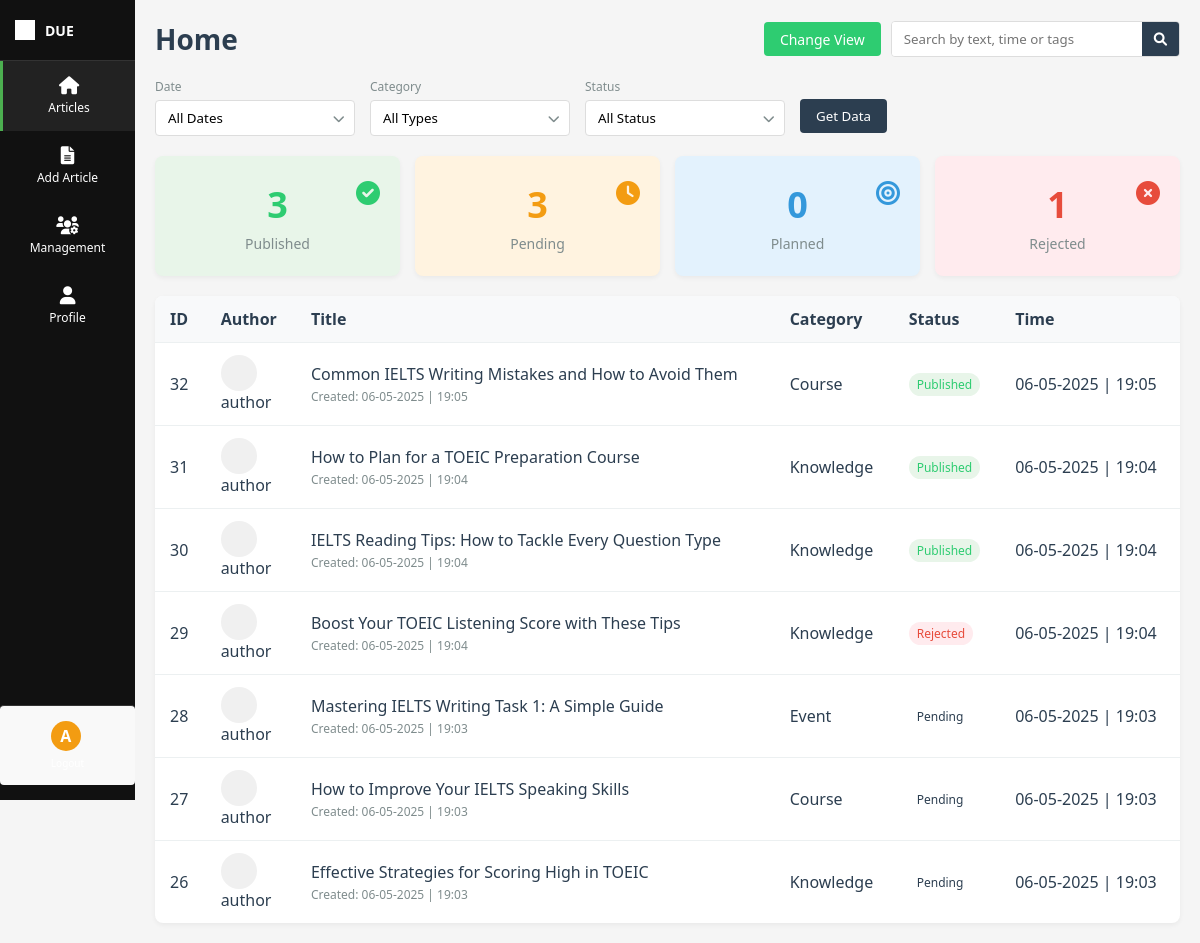
/admin-dashboard/ (signed in), run on an earlier commit of the app's database.
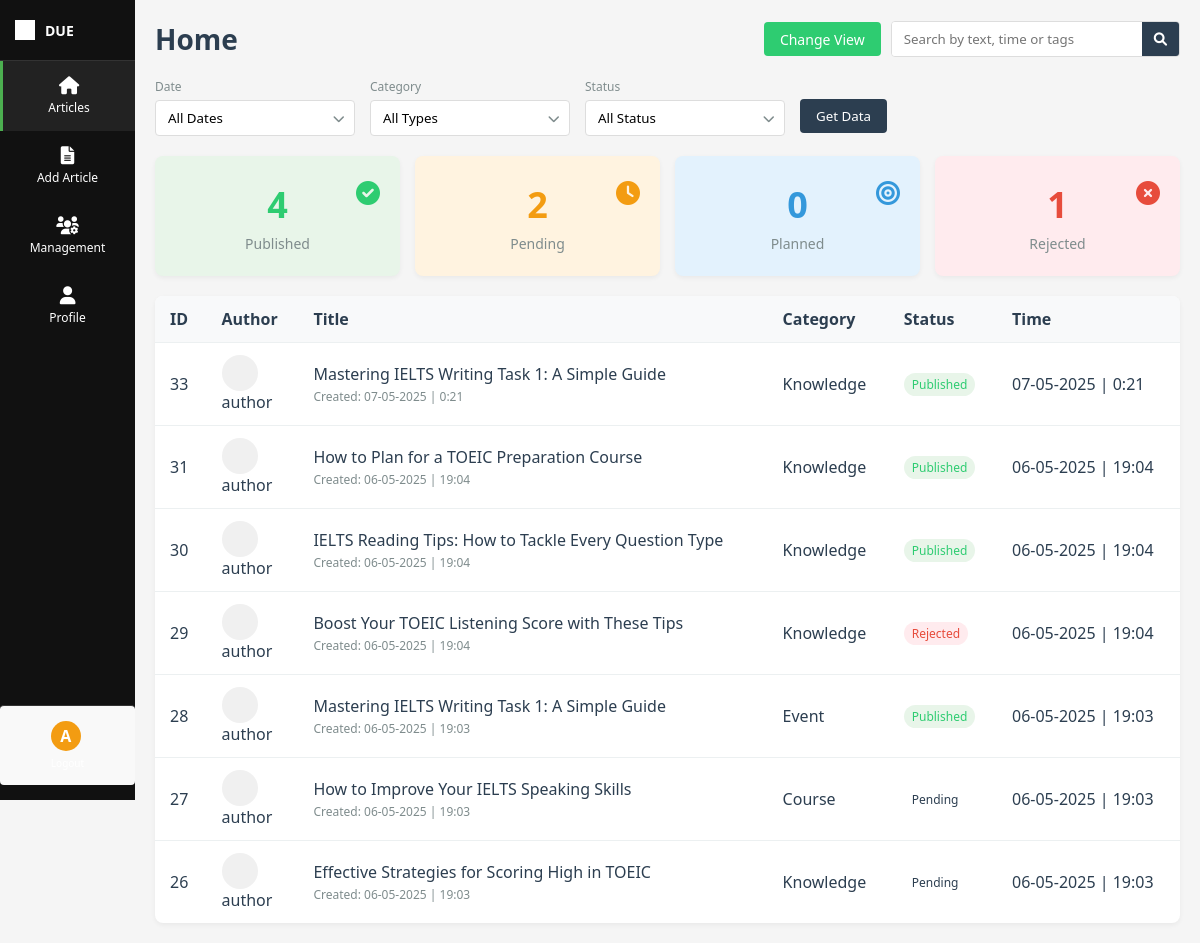
And on a later commit of the database.
### cms_api/models.py (models this page shows, shortened)
class Post(models.Model):
    STATUS_CHOICES = (
        ('draft', 'Draft'),
        ('pending', 'Pending'),
        ('published', 'Published'),
        ('reject', 'Rejected'),
        ('planned', 'Planned'),
    )
    title = models.CharField(max_length=200)
    content = models.TextField()
    author = models.ForeignKey(User, on_delete=models.CASCADE, related_name='posts')
    editor = models.ForeignKey(User, on_delete=models.SET_NULL, null=True, blank=True, related_name='edited_posts')
    status = models.CharField(max_length=20, choices=STATUS_CHOICES, default='draft')
    created_at = models.DateTimeField(auto_now_add=True)
    updated_at = models.DateTimeField(auto_now=True)
    published_at = models.DateTimeField(null=True, blank=True)
    categories_name = models.CharField(max_length=100, null=True, blank=True)
    tag = models.CharField(max_length=100, null=True, blank=True)
    image = models.ImageField(upload_to='post_images/', null=True, blank=True)
    file = models.FileField(upload_to='post_files/', null=True, blank=True)

class User(AbstractUser):
    ROLE_CHOICES = (
        ('admin', 'Admin'),
        ('editor', 'Editor'),
        ('author', 'Author'),
        ('user', 'User'),
        ('viewer', 'Viewer'),
    )
    role = models.CharField(max_length=20, choices=ROLE_CHOICES, default='author')
    avatar = models.ImageField(upload_to='avatars/', null=True, blank=True)
    phone_number = models.CharField(max_length=20, null=True, blank=True)
    location = models.CharField(max_length=100, null=True, blank=True)
    profile_summary = models.TextField(null=True, blank=True)
    is_online = models.BooleanField(default=False)
    last_activity = models.DateTimeField(default=timezone.now)

### cms_api/views.py (the view)
# urls.py: path('admin-dashboard/', views.home, name='home'),
@login_required(login_url='login')
def home(request):
    posts = Post.objects.all().order_by('-created_at')
    post_stats = {
        'published': Post.objects.filter(status='published').count(),
        'pending': Post.objects.filter(status__in=['pending', 'draft']).count(),
        'planned': Post.objects.filter(status='planned').count(),
        'reject': Post.objects.filter(status='reject').count(),
    }
    context = {
        'posts': posts,
        'post_stats': post_stats,
        'active_view': 'table',
    }
    return render(request, 'cms_api/home.html', context)

### cms_api/templates/cms_api/home.html (shortened to what the changed rows need)
{% extends 'cms_api/base.html' %}
{% load static %}
{% block content %}
<div class="header">
    <h1>Home</h1>
</div>
<div class="stats">
    <div class="stat-card green">
        <div class="stat-number">{{ post_stats.published }}</div>
        <div class="stat-label">Published</div>
        <div class="stat-icon"><i class="fas fa-check-circle"></i></div>
    </div>
    <div class="stat-card orange">
        <div class="stat-number">{{ post_stats.pending }}</div>
        <div class="stat-label">Pending</div>
        <div class="stat-icon"><i class="fas fa-clock"></i></div>
    </div>
</div>
<div class="table-container" id="tableView" style="display: {% if active_view == 'table' %}block{% else %}none{% endif %};">
    <table class="data-table">
        <thead>
            <tr>
                <th>ID</th>
                <th>Author</th>
                <th>Title</th>
                <th>Category</th>
                <th>Status</th>
                <th>Time</th>
            </tr>
        </thead>
        <tbody>
            {% for post in posts %}
            <tr class="article-row" data-id="{{ post.id }}">
                <td>{{ post.id }}</td>
                <td>
                    <div class="user-avatar-small"></div>
                    {{ post.author.username }}
                </td>
                <td>
                    {{ post.title }}
                    <div class="small-text">
                        Created: {{ post.created_at|date:"d-m-Y" }} | {{ post.created_at|time:"G:i" }}
                    </div>
                </td>
                <td>{{ post.categories_name }}</td>
                <td>
                    <span class="status
                        {% if post.status == 'published' %}published
                        {% elif post.status == 'pending' %}pending
                        {% elif post.status == 'draft' %}pending
                        {% elif post.status == 'planned' %}planned
                        {% elif post.status == 'reject' %}unpublished
                        {% endif %}">
                        {% if post.status == 'published' %}Published
                        {% elif post.status == 'pending' %}Pending
                        {% elif post.status == 'draft' %}Pending
                        {% elif post.status == 'planned' %}Planned
                        {% elif post.status == 'reject' %}Rejected
                        {% endif %}
                    </span>
                </td>
                <td>{{ post.created_at|date:"d-m-Y" }} | {{ post.created_at|time:"G:i" }}</td>
            </tr>
            {% empty %}
            <tr>
                <td colspan="6">No articles found.</td>
            </tr>
            {% endfor %}
        </tbody>
    </table>
</div>
{% endblock %}

What changed in the data, as far as the page shows it:
removed Post: id "32", author.username "author", title "Common IELTS Writing Mistakes and How to Avoid Them", created_at "06-05-2025", created_at "19:05", categories_name "Course", status "Published"
added Post: id "33", author.username "author", title "Mastering IELTS Writing Task 1: A Simple Guide", created_at "07-05-2025", created_at "0:21", categories_name "Knowledge", status "Published"
changed Post "Event": status "Pending" → "Published"
Also different on the page:
{{ post_stats.published }}: "3" → "4"
{{ post_stats.pending }}: "3" → "2"
